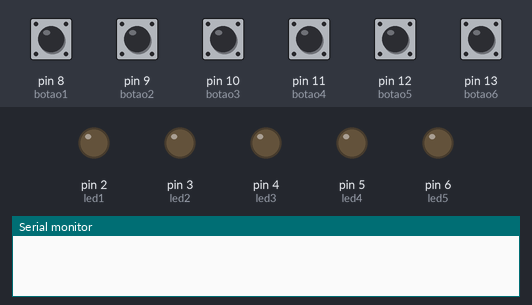
The sketch below on a simulated Arduino Uno, built with avr-gcc and run on an emulated ATmega328P. On the bench: output pins drawn as LEDs (lit = HIGH), the last lines printed to the serial monitor. The test bench sets the inputs (shaded band); at power-on: pin 8 (botao1), pin 9 (botao2), pin 10 (botao3), pin 11 (botao4), pin 12 (botao5), pin 13 (botao6) LOW.

Above: at 1.2 s.
1.3 s: pin 8 (botao1) pulled HIGH for 0.15 s
At 1.6 s:
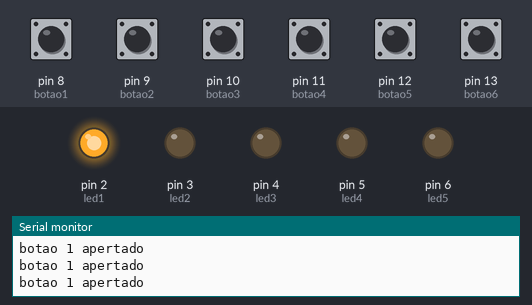
2.9 s: pin 9 (botao2) pulled HIGH for 0.15 s
At 4.0 s:
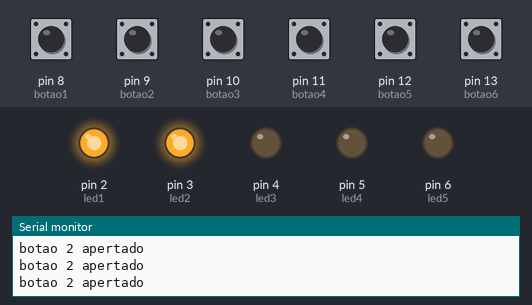
4.5 s: pin 10 (botao3) pulled HIGH for 0.15 s
At 5.2 s:
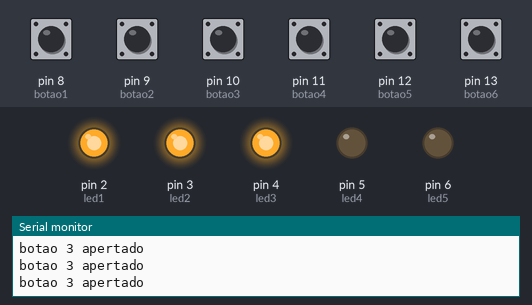
6.1 s: pin 11 (botao4) pulled HIGH for 0.15 s
At 6.4 s:
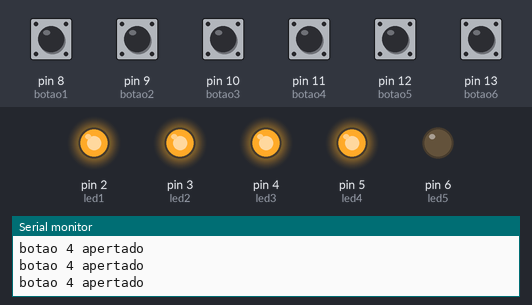
7.7 s: pin 12 (botao5) pulled HIGH for 0.15 s
At 8.8 s:
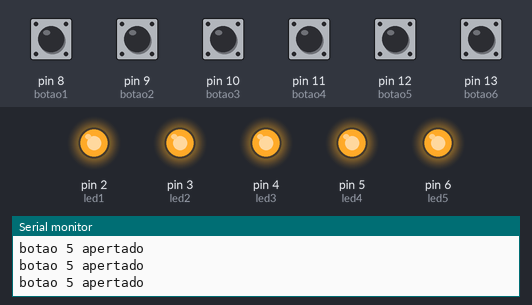
9.3 s: pin 13 (botao6) pulled HIGH for 0.15 s
At 10.1 s:
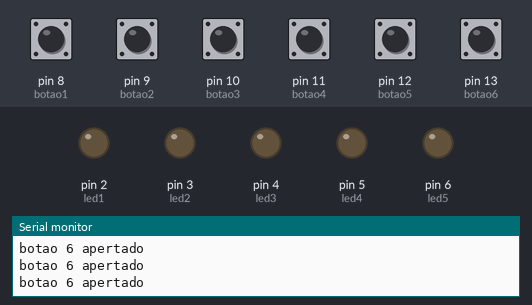
Timing chart, 0 to 11.9 s (numbered marks = the images above; inputs shaded):
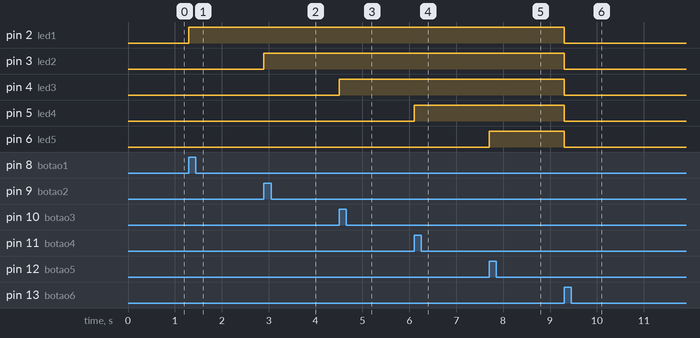

Measured:
- after the input at 1.3 s, pin 2 (led1): LOW → HIGH at once
- after the input at 2.9 s, pin 3 (led2): LOW → HIGH at once
- after the input at 4.5 s, pin 4 (led3): LOW → HIGH at once
- after the input at 6.1 s, pin 5 (led4): LOW → HIGH at once
- after the input at 7.7 s, pin 6 (led5): LOW → HIGH at once
- after the input at 9.3 s, pin 2 (led1), pin 3 (led2), pin 4 (led3), pin 5 (led4), pin 6 (led5): HIGH → LOW at once

The sketch:

5_leds_com_boao.ino
```cpp
int led1=2;
int led2=3;
int led3=4;
int led4=5;
int led5=6;
int botao1= 8;
int botao2= 9;
int botao3= 10;
int botao4= 11;
int botao5= 12;
int botao6= 13;


void setup()
{
  pinMode(led1, OUTPUT);
  pinMode(led2, OUTPUT);
  pinMode(led3, OUTPUT);
  pinMode(led4, OUTPUT);
  pinMode(led5, OUTPUT);
  pinMode(botao1, INPUT);
  pinMode(botao2, INPUT);
  pinMode(botao3, INPUT);
  pinMode(botao4, INPUT);
  pinMode(botao5, INPUT);
  pinMode(botao6, INPUT);
  Serial.begin(9600);

}

void loop()
{

  if(digitalRead(botao1) == HIGH){
  	digitalWrite(led1, HIGH);
    Serial.println("botao 1 apertado");
  		}
  if(digitalRead(botao2) == HIGH){
  	digitalWrite(led2, HIGH);
    Serial.println("botao 2 apertado");
  		}
  if(digitalRead(botao3) == HIGH){
  	digitalWrite(led3, HIGH);
    Serial.println("botao 3 apertado");
  		}
  if(digitalRead(botao4) == HIGH){
  	digitalWrite(led4, HIGH);
    Serial.println("botao 4 apertado");
  		}
  if(digitalRead(botao5) == HIGH){
  	digitalWrite(led5, HIGH);
    Serial.println("botao 5 apertado");
  		}
  if(digitalRead(botao6) == HIGH){
  	apagatudo();
    Serial.println("botao 6 apertado");
  		}
}


void apagatudo (){
	digitalWrite(led1, LOW);
	digitalWrite(led2, LOW);
 	digitalWrite(led3, LOW);
	digitalWrite(led4, LOW);
  	digitalWrite(led5, LOW);
}
```
